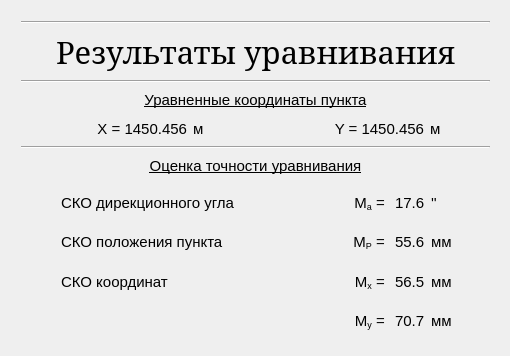
<?xml version="1.0" encoding="UTF-8"?>
<ui version="4.0">
 <class>QtResult</class>
 <widget class="QWidget" name="QtResult">
  <property name="geometry">
   <rect>
    <x>0</x>
    <y>0</y>
    <width>510</width>
    <height>356</height>
   </rect>
  </property>
  <property name="minimumSize">
   <size>
    <width>510</width>
    <height>356</height>
   </size>
  </property>
  <property name="maximumSize">
   <size>
    <width>510</width>
    <height>356</height>
   </size>
  </property>
  <property name="windowTitle">
   <string>QtResult</string>
  </property>
  <widget class="QWidget" name="layoutWidget">
   <property name="geometry">
    <rect>
     <x>10</x>
     <y>10</y>
     <width>491</width>
     <height>341</height>
    </rect>
   </property>
   <layout class="QVBoxLayout" name="verticalLayout">
    <item>
     <widget class="Line" name="line">
      <property name="orientation">
       <enum>Qt::Horizontal</enum>
      </property>
     </widget>
    </item>
    <item>
     <widget class="QLabel" name="label">
      <property name="font">
       <font>
        <family>Garamond</family>
        <pointsize>23</pointsize>
       </font>
      </property>
      <property name="text">
       <string>&lt;html&gt;&lt;head/&gt;&lt;body&gt;&lt;p align=&quot;center&quot;&gt;Результаты уравнивания&lt;/p&gt;&lt;/body&gt;&lt;/html&gt;</string>
      </property>
     </widget>
    </item>
    <item>
     <widget class="Line" name="line_2">
      <property name="orientation">
       <enum>Qt::Horizontal</enum>
      </property>
     </widget>
    </item>
    <item>
     <widget class="QLabel" name="label_2">
      <property name="font">
       <font>
        <pointsize>11</pointsize>
       </font>
      </property>
      <property name="text">
       <string>&lt;html&gt;&lt;head/&gt;&lt;body&gt;&lt;p align=&quot;center&quot;&gt;&lt;span style=&quot; text-decoration: underline;&quot;&gt;Уравненные координаты пункта&lt;/span&gt;&lt;/p&gt;&lt;/body&gt;&lt;/html&gt;</string>
      </property>
     </widget>
    </item>
    <item>
     <layout class="QHBoxLayout" name="horizontalLayout_4">
      <item>
       <widget class="QLabel" name="label_x">
        <property name="sizePolicy">
         <sizepolicy hsizetype="Preferred" vsizetype="Preferred">
          <horstretch>0</horstretch>
          <verstretch>0</verstretch>
         </sizepolicy>
        </property>
        <property name="font">
         <font>
          <pointsize>11</pointsize>
         </font>
        </property>
        <property name="layoutDirection">
         <enum>Qt::RightToLeft</enum>
        </property>
        <property name="text">
         <string>&lt;html&gt;&lt;head/&gt;&lt;body&gt;&lt;p align=&quot;right&quot;&gt;X = 1450.456&lt;/p&gt;&lt;/body&gt;&lt;/html&gt;</string>
        </property>
        <property name="alignment">
         <set>Qt::AlignRight|Qt::AlignTrailing|Qt::AlignVCenter</set>
        </property>
        <property name="textInteractionFlags">
         <set>Qt::LinksAccessibleByMouse|Qt::TextSelectableByMouse</set>
        </property>
       </widget>
      </item>
      <item>
       <widget class="QLabel" name="label_15">
        <property name="maximumSize">
         <size>
          <width>60</width>
          <height>16777215</height>
         </size>
        </property>
        <property name="font">
         <font>
          <pointsize>11</pointsize>
         </font>
        </property>
        <property name="text">
         <string>&lt;html&gt;&lt;head/&gt;&lt;body&gt;&lt;p&gt;м&lt;/p&gt;&lt;/body&gt;&lt;/html&gt;</string>
        </property>
       </widget>
      </item>
      <item>
       <widget class="QLabel" name="label_y">
        <property name="font">
         <font>
          <pointsize>11</pointsize>
         </font>
        </property>
        <property name="layoutDirection">
         <enum>Qt::RightToLeft</enum>
        </property>
        <property name="text">
         <string>&lt;html&gt;&lt;head/&gt;&lt;body&gt;&lt;p align=&quot;right&quot;&gt;Y = 1450.456&lt;/p&gt;&lt;/body&gt;&lt;/html&gt;</string>
        </property>
        <property name="alignment">
         <set>Qt::AlignRight|Qt::AlignTrailing|Qt::AlignVCenter</set>
        </property>
        <property name="textInteractionFlags">
         <set>Qt::LinksAccessibleByMouse|Qt::TextSelectableByMouse</set>
        </property>
       </widget>
      </item>
      <item>
       <widget class="QLabel" name="label_16">
        <property name="maximumSize">
         <size>
          <width>60</width>
          <height>16777215</height>
         </size>
        </property>
        <property name="font">
         <font>
          <pointsize>11</pointsize>
         </font>
        </property>
        <property name="text">
         <string>&lt;html&gt;&lt;head/&gt;&lt;body&gt;&lt;p&gt;м&lt;/p&gt;&lt;/body&gt;&lt;/html&gt;</string>
        </property>
       </widget>
      </item>
     </layout>
    </item>
    <item>
     <widget class="Line" name="line_3">
      <property name="orientation">
       <enum>Qt::Horizontal</enum>
      </property>
     </widget>
    </item>
    <item>
     <widget class="QLabel" name="label_3">
      <property name="font">
       <font>
        <pointsize>11</pointsize>
       </font>
      </property>
      <property name="text">
       <string>&lt;html&gt;&lt;head/&gt;&lt;body&gt;&lt;p align=&quot;center&quot;&gt;&lt;span style=&quot; text-decoration: underline;&quot;&gt;Оценка точности уравнивания&lt;/span&gt;&lt;/p&gt;&lt;/body&gt;&lt;/html&gt;</string>
      </property>
     </widget>
    </item>
    <item>
     <layout class="QGridLayout" name="gridLayout">
      <property name="topMargin">
       <number>10</number>
      </property>
      <property name="bottomMargin">
       <number>10</number>
      </property>
      <property name="verticalSpacing">
       <number>20</number>
      </property>
      <item row="0" column="1">
       <widget class="QLabel" name="label_4">
        <property name="font">
         <font>
          <pointsize>11</pointsize>
         </font>
        </property>
        <property name="text">
         <string>&lt;html&gt;&lt;head/&gt;&lt;body&gt;&lt;p&gt;СКО дирекционного угла&lt;/p&gt;&lt;/body&gt;&lt;/html&gt;</string>
        </property>
       </widget>
      </item>
      <item row="2" column="2">
       <spacer name="horizontalSpacer">
        <property name="orientation">
         <enum>Qt::Horizontal</enum>
        </property>
        <property name="sizeHint" stdset="0">
         <size>
          <width>40</width>
          <height>20</height>
         </size>
        </property>
       </spacer>
      </item>
      <item row="2" column="1">
       <widget class="QLabel" name="label_6">
        <property name="font">
         <font>
          <pointsize>11</pointsize>
         </font>
        </property>
        <property name="text">
         <string>&lt;html&gt;&lt;head/&gt;&lt;body&gt;&lt;p&gt;СКО координат&lt;/p&gt;&lt;/body&gt;&lt;/html&gt;</string>
        </property>
       </widget>
      </item>
      <item row="1" column="1">
       <widget class="QLabel" name="label_5">
        <property name="font">
         <font>
          <pointsize>11</pointsize>
         </font>
        </property>
        <property name="text">
         <string>&lt;html&gt;&lt;head/&gt;&lt;body&gt;&lt;p&gt;СКО положения пункта&lt;/p&gt;&lt;/body&gt;&lt;/html&gt;</string>
        </property>
       </widget>
      </item>
      <item row="1" column="0">
       <spacer name="horizontalSpacer_7">
        <property name="orientation">
         <enum>Qt::Horizontal</enum>
        </property>
        <property name="sizeType">
         <enum>QSizePolicy::Fixed</enum>
        </property>
        <property name="sizeHint" stdset="0">
         <size>
          <width>40</width>
          <height>20</height>
         </size>
        </property>
       </spacer>
      </item>
      <item row="1" column="6">
       <spacer name="horizontalSpacer_9">
        <property name="orientation">
         <enum>Qt::Horizontal</enum>
        </property>
        <property name="sizeType">
         <enum>QSizePolicy::Fixed</enum>
        </property>
        <property name="sizeHint" stdset="0">
         <size>
          <width>38</width>
          <height>20</height>
         </size>
        </property>
       </spacer>
      </item>
      <item row="0" column="5">
       <widget class="QLabel" name="label_7">
        <property name="font">
         <font>
          <pointsize>11</pointsize>
         </font>
        </property>
        <property name="text">
         <string>&lt;html&gt;&lt;head/&gt;&lt;body&gt;&lt;p&gt;''&lt;/p&gt;&lt;/body&gt;&lt;/html&gt;</string>
        </property>
       </widget>
      </item>
      <item row="0" column="4">
       <widget class="QLabel" name="label_mx_a">
        <property name="font">
         <font>
          <pointsize>11</pointsize>
         </font>
        </property>
        <property name="text">
         <string>&lt;html&gt;&lt;head/&gt;&lt;body&gt;&lt;p&gt;17.6&lt;/p&gt;&lt;/body&gt;&lt;/html&gt;</string>
        </property>
        <property name="textInteractionFlags">
         <set>Qt::LinksAccessibleByMouse|Qt::TextSelectableByMouse</set>
        </property>
       </widget>
      </item>
      <item row="0" column="3">
       <widget class="QLabel" name="label_8">
        <property name="font">
         <font>
          <pointsize>11</pointsize>
         </font>
        </property>
        <property name="text">
         <string>&lt;html&gt;&lt;head/&gt;&lt;body&gt;&lt;p align=&quot;right&quot;&gt;М&lt;span style=&quot; vertical-align:sub;&quot;&gt;а&lt;/span&gt; = &lt;/p&gt;&lt;/body&gt;&lt;/html&gt;</string>
        </property>
       </widget>
      </item>
      <item row="1" column="4">
       <widget class="QLabel" name="label_mp">
        <property name="font">
         <font>
          <pointsize>11</pointsize>
         </font>
        </property>
        <property name="text">
         <string>&lt;html&gt;&lt;head/&gt;&lt;body&gt;&lt;p&gt;55.6&lt;/p&gt;&lt;/body&gt;&lt;/html&gt;</string>
        </property>
        <property name="textInteractionFlags">
         <set>Qt::LinksAccessibleByMouse|Qt::TextSelectableByMouse</set>
        </property>
       </widget>
      </item>
      <item row="2" column="4">
       <widget class="QLabel" name="label_mx">
        <property name="font">
         <font>
          <pointsize>11</pointsize>
         </font>
        </property>
        <property name="text">
         <string>&lt;html&gt;&lt;head/&gt;&lt;body&gt;&lt;p&gt;56.5&lt;/p&gt;&lt;/body&gt;&lt;/html&gt;</string>
        </property>
        <property name="textInteractionFlags">
         <set>Qt::LinksAccessibleByMouse|Qt::TextSelectableByMouse</set>
        </property>
       </widget>
      </item>
      <item row="3" column="4">
       <widget class="QLabel" name="label_my">
        <property name="font">
         <font>
          <pointsize>11</pointsize>
         </font>
        </property>
        <property name="text">
         <string>&lt;html&gt;&lt;head/&gt;&lt;body&gt;&lt;p&gt;70.7&lt;/p&gt;&lt;/body&gt;&lt;/html&gt;</string>
        </property>
        <property name="textInteractionFlags">
         <set>Qt::LinksAccessibleByMouse|Qt::TextSelectableByMouse</set>
        </property>
       </widget>
      </item>
      <item row="1" column="3">
       <widget class="QLabel" name="label_9">
        <property name="font">
         <font>
          <pointsize>11</pointsize>
         </font>
        </property>
        <property name="text">
         <string>&lt;html&gt;&lt;head/&gt;&lt;body&gt;&lt;p align=&quot;right&quot;&gt;М&lt;span style=&quot; vertical-align:sub;&quot;&gt;P&lt;/span&gt; = &lt;/p&gt;&lt;/body&gt;&lt;/html&gt;</string>
        </property>
       </widget>
      </item>
      <item row="2" column="3">
       <widget class="QLabel" name="label_10">
        <property name="font">
         <font>
          <pointsize>11</pointsize>
         </font>
        </property>
        <property name="text">
         <string>&lt;html&gt;&lt;head/&gt;&lt;body&gt;&lt;p align=&quot;right&quot;&gt;М&lt;span style=&quot; vertical-align:sub;&quot;&gt;x&lt;/span&gt; = &lt;/p&gt;&lt;/body&gt;&lt;/html&gt;</string>
        </property>
       </widget>
      </item>
      <item row="3" column="3">
       <widget class="QLabel" name="label_11">
        <property name="font">
         <font>
          <pointsize>11</pointsize>
         </font>
        </property>
        <property name="text">
         <string>&lt;html&gt;&lt;head/&gt;&lt;body&gt;&lt;p align=&quot;right&quot;&gt;М&lt;span style=&quot; vertical-align:sub;&quot;&gt;y&lt;/span&gt; = &lt;/p&gt;&lt;/body&gt;&lt;/html&gt;</string>
        </property>
       </widget>
      </item>
      <item row="3" column="5">
       <widget class="QLabel" name="label_12">
        <property name="font">
         <font>
          <pointsize>11</pointsize>
         </font>
        </property>
        <property name="text">
         <string>&lt;html&gt;&lt;head/&gt;&lt;body&gt;&lt;p&gt;мм&lt;/p&gt;&lt;/body&gt;&lt;/html&gt;</string>
        </property>
       </widget>
      </item>
      <item row="2" column="5">
       <widget class="QLabel" name="label_13">
        <property name="font">
         <font>
          <pointsize>11</pointsize>
         </font>
        </property>
        <property name="text">
         <string>&lt;html&gt;&lt;head/&gt;&lt;body&gt;&lt;p&gt;мм&lt;/p&gt;&lt;/body&gt;&lt;/html&gt;</string>
        </property>
       </widget>
      </item>
      <item row="1" column="5">
       <widget class="QLabel" name="label_14">
        <property name="font">
         <font>
          <pointsize>11</pointsize>
         </font>
        </property>
        <property name="text">
         <string>&lt;html&gt;&lt;head/&gt;&lt;body&gt;&lt;p&gt;мм&lt;/p&gt;&lt;/body&gt;&lt;/html&gt;</string>
        </property>
       </widget>
      </item>
     </layout>
    </item>
   </layout>
  </widget>
 </widget>
 <layoutdefault spacing="6" margin="11"/>
 <resources/>
 <connections/>
</ui>
